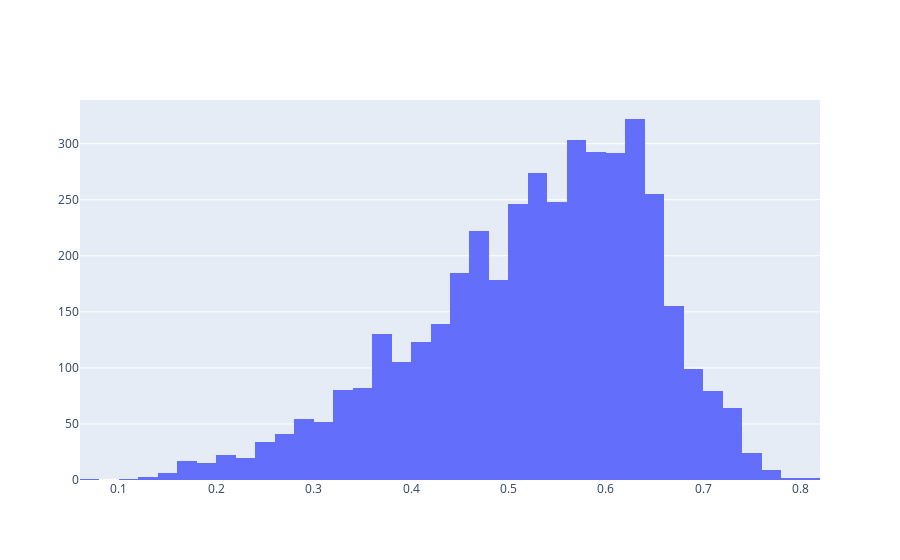
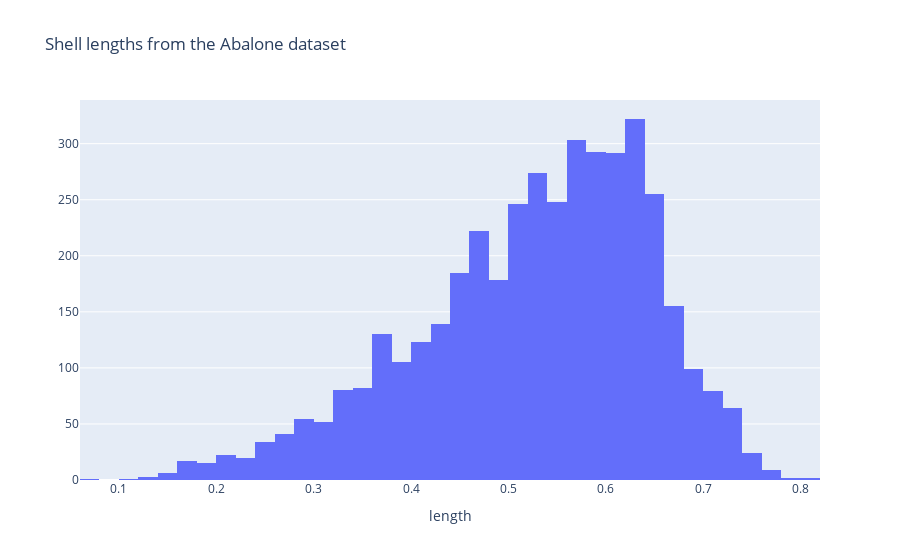

Notebook cell for these charts, in order:
### Code cell
fig = go.Figure(
    data= [
        go.Histogram(
            x=a_df[(a_df['length']>=0) & (a_df['length']<=1)]['length'],
            xbins=dict(
                size=0.02
            )
        )
    ]
)

fig.show()

fig.update_layout(
    title='Shell lengths from the Abalone dataset',
    xaxis_title='length'
)

### Figure 1 — Plotly figure (JSON) as saved in the notebook; plotly's stock layout.template omitted (floating-point values rounded to 4 significant figures; data arrays with more than 128 entries replaced by an {"elided": "..."} marker saying what was removed)
{"data": [{"type": "histogram", "x": {"elided": "4177 float values"}, "xbins": {"size": 0.02}}], "layout": {}}

### Figure 2 — Plotly figure (JSON) as saved in the notebook; plotly's stock layout.template omitted (floating-point values rounded to 4 significant figures; data arrays with more than 128 entries replaced by an {"elided": "..."} marker saying what was removed)
{"data": [{"type": "histogram", "x": {"elided": "4177 float values"}, "xbins": {"size": 0.02}}], "layout": {"title": {"text": "Shell lengths from the Abalone dataset"}, "xaxis": {"title": {"text": "length"}}}}
